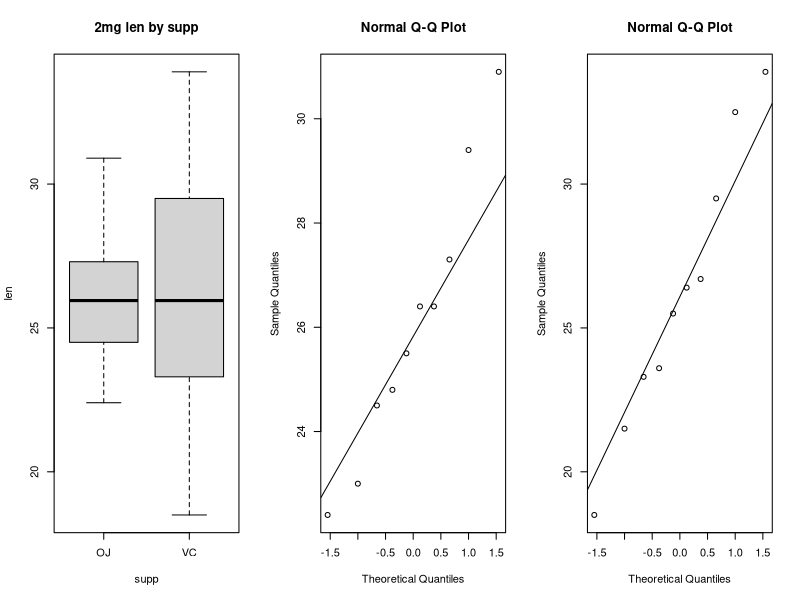
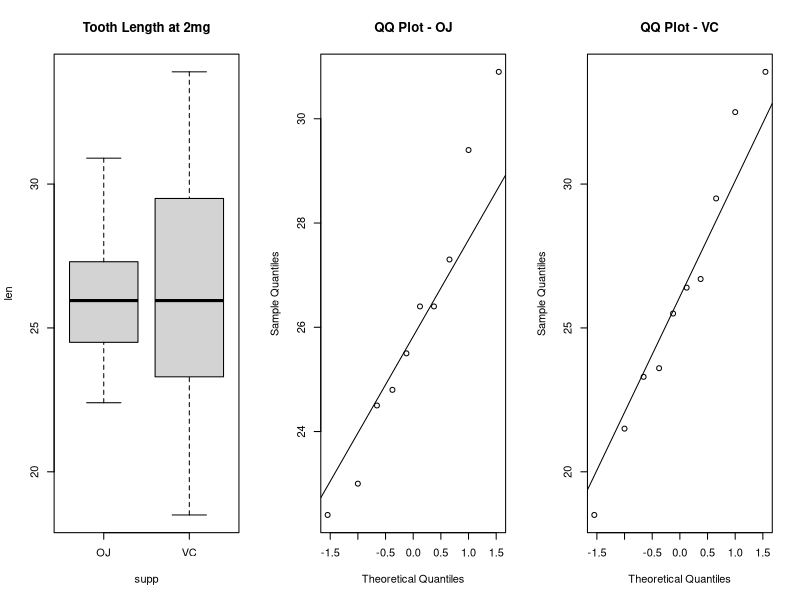

Write R code to recreate these figures, in order. (Note: this script raises an error after producing the figures.)
# 載入資料
data("ToothGrowth")

# (a) 變異數同質性：Levene test
# install.packages("car") # 若未安裝
library(car)
leveneTest(len ~ supp, data = ToothGrowth)

# 根據 Levene 結果選擇 var.equal：
# 若 Levene p-value >= 0.05 → var.equal = TRUE，否則 FALSE
tt_a <- t.test(len ~ supp, data = ToothGrowth, var.equal = TRUE)  # 先給 Welch 範例
tt_a

# 你需要回填至 LaTeX 的欄位（參考 tt_a 輸出）：
# t 值：      unname(tt_a$statistic)
# df：        unname(tt_a$parameter)
# p 值：      tt_a$p.value
# 平均數差：  diff(rev(tapply(ToothGrowth$len, ToothGrowth$supp, mean))) # OJ-VC
# 信賴區間：  tt_a$conf.int


# 篩選 2 mg/day 子集
tg2 <- subset(ToothGrowth, dose == 2)

# 正態性檢查：各組分開做
shapiro.test(tg2$len[tg2$supp == "OJ"])
shapiro.test(tg2$len[tg2$supp == "VC"])

# 變異數同質性
leveneTest(len ~ supp, data = tg2)

# 視覺化（可選）：QQ plot & 箱線圖
par(mfrow = c(1,3))
boxplot(len ~ supp, data = tg2, main = "2mg len by supp")
qqnorm(tg2$len[tg2$supp == "OJ"]); qqline(tg2$len[tg2$supp == "OJ"])
qqnorm(tg2$len[tg2$supp == "VC"]); qqline(tg2$len[tg2$supp == "VC"])
par(mfrow = c(1,1))



par(mfrow = c(1,3))

boxplot(len ~ supp, data = tg2, main = "Tooth Length at 2mg")

qqnorm(tg2$len[tg2$supp == "OJ"], main = "QQ Plot - OJ")
qqline(tg2$len[tg2$supp == "OJ"])

qqnorm(tg2$len[tg2$supp == "VC"], main = "QQ Plot - VC")
qqline(tg2$len[tg2$supp == "VC"])

#-----------------------Q2-------------------------------------------

# 基本摘要
mean(temp$Temp)
sd(temp$Temp)
length(temp$Temp)

# t-test
t.test(temp$Temp, mu = 13.9)

# 1% 雙尾臨界值
qt(0.995, df = length(temp$Temp) - 1)

